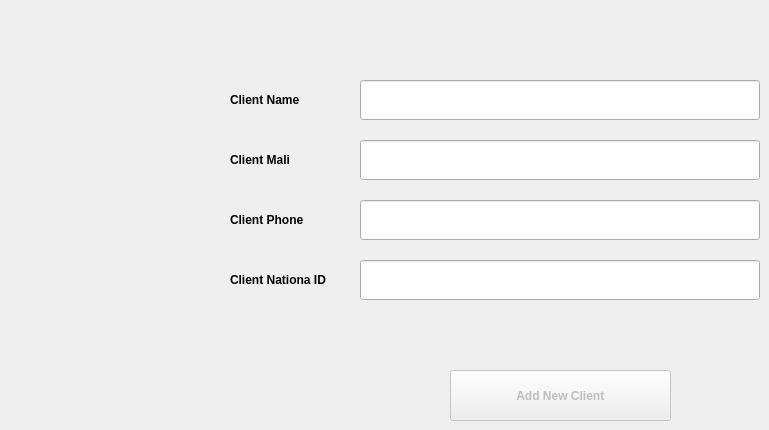
      <widget class="QWidget" name="tab_12">
       <attribute name="title">
        <string>  Add Client    </string>
       </attribute>
       <widget class="QPushButton" name="pushButton_15">
        <property name="enabled">
         <bool>false</bool>
        </property>
        <property name="geometry">
         <rect>
          <x>450</x>
          <y>370</y>
          <width>221</width>
          <height>51</height>
         </rect>
        </property>
        <property name="font">
         <font>
          <pointsize>9</pointsize>
          <weight>75</weight>
          <bold>true</bold>
         </font>
        </property>
        <property name="text">
         <string> Add New Client </string>
        </property>
        <property name="icon">
         <iconset>
          <normaloff>icon/Ampeross-Qetto-2-Add-contact.ico</normaloff>icon/Ampeross-Qetto-2-Add-contact.ico</iconset>
        </property>
        <property name="iconSize">
         <size>
          <width>30</width>
          <height>30</height>
         </size>
        </property>
       </widget>
       <widget class="QLabel" name="label_16">
        <property name="geometry">
         <rect>
          <x>230</x>
          <y>90</y>
          <width>105</width>
          <height>20</height>
         </rect>
        </property>
        <property name="font">
         <font>
          <pointsize>9</pointsize>
          <weight>75</weight>
          <bold>true</bold>
         </font>
        </property>
        <property name="text">
         <string>Client Name</string>
        </property>
       </widget>
       <widget class="QLabel" name="label_19">
        <property name="geometry">
         <rect>
          <x>230</x>
          <y>150</y>
          <width>105</width>
          <height>20</height>
         </rect>
        </property>
        <property name="font">
         <font>
          <pointsize>9</pointsize>
          <weight>75</weight>
          <bold>true</bold>
         </font>
        </property>
        <property name="text">
         <string>Client Mali</string>
        </property>
       </widget>
       <widget class="QLabel" name="label_18">
        <property name="geometry">
         <rect>
          <x>230</x>
          <y>210</y>
          <width>105</width>
          <height>20</height>
         </rect>
        </property>
        <property name="font">
         <font>
          <pointsize>9</pointsize>
          <weight>75</weight>
          <bold>true</bold>
         </font>
        </property>
        <property name="text">
         <string>Client Phone</string>
        </property>
       </widget>
       <widget class="QLabel" name="label_17">
        <property name="geometry">
         <rect>
          <x>230</x>
          <y>270</y>
          <width>121</width>
          <height>20</height>
         </rect>
        </property>
        <property name="font">
         <font>
          <pointsize>9</pointsize>
          <weight>75</weight>
          <bold>true</bold>
         </font>
        </property>
        <property name="text">
         <string>Client Nationa ID</string>
        </property>
       </widget>
       <widget class="QLineEdit" name="lineEdit_15">
        <property name="geometry">
         <rect>
          <x>360</x>
          <y>80</y>
          <width>400</width>
          <height>40</height>
         </rect>
        </property>
        <property name="font">
         <font>
          <pointsize>9</pointsize>
          <weight>75</weight>
          <bold>true</bold>
         </font>
        </property>
       </widget>
       <widget class="QLineEdit" name="lineEdit_18">
        <property name="geometry">
         <rect>
          <x>360</x>
          <y>140</y>
          <width>400</width>
          <height>40</height>
         </rect>
        </property>
        <property name="font">
         <font>
          <pointsize>9</pointsize>
          <weight>75</weight>
          <bold>true</bold>
         </font>
        </property>
       </widget>
       <widget class="QLineEdit" name="lineEdit_19">
        <property name="geometry">
         <rect>
          <x>360</x>
          <y>200</y>
          <width>400</width>
          <height>40</height>
         </rect>
        </property>
        <property name="font">
         <font>
          <pointsize>9</pointsize>
          <weight>75</weight>
          <bold>true</bold>
         </font>
        </property>
       </widget>
       <widget class="QLineEdit" name="lineEdit_38">
        <property name="geometry">
         <rect>
          <x>360</x>
          <y>260</y>
          <width>400</width>
          <height>40</height>
         </rect>
        </property>
        <property name="font">
         <font>
          <pointsize>9</pointsize>
          <weight>75</weight>
          <bold>true</bold>
         </font>
        </property>
       </widget>
      </widget>
